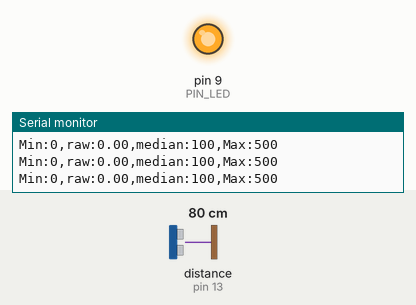
Simulated run of this sketch. Board: Arduino Uno, built with avr-gcc and run on an emulated ATmega328P. Shown: output pins drawn as LEDs (lit = HIGH), the last lines printed to the serial monitor. Wiring (inferred from the names in the program): ultrasonic range finder: trigger pin 12; echo pin 13. The test bench sets the inputs (shaded band); at power-on: distance to the obstacle (sensor on pin 13) 80 cm. The echo pulse lasts 58.3 µs per cm; pins used as bus, display or sensor lines are not drawn.

Above: at 1.2 s.
1.3 s: distance to the obstacle (sensor on pin 13) set to 34 cm
2.8 s: distance to the obstacle (sensor on pin 13) set to 28 cm
At 3.2 s:
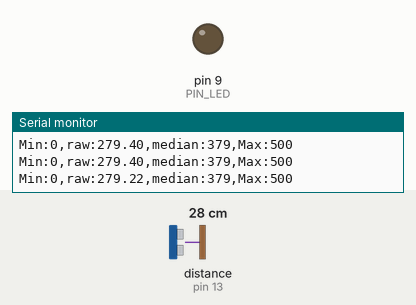
4.3 s: distance to the obstacle (sensor on pin 13) set to 12 cm
5.8 s: distance to the obstacle (sensor on pin 13) set to 9 cm
At 6.7 s:
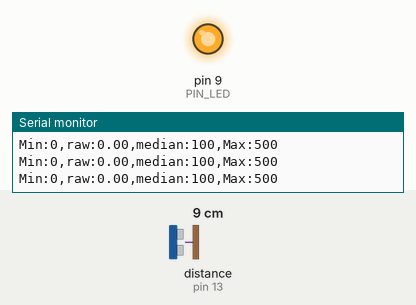
7.3 s: distance to the obstacle (sensor on pin 13) set to 18 cm
At 7.8 s:
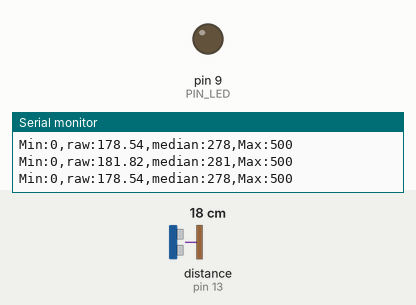
Timing chart, 0 to 9.8 s (numbered marks = the images above; inputs shaded):
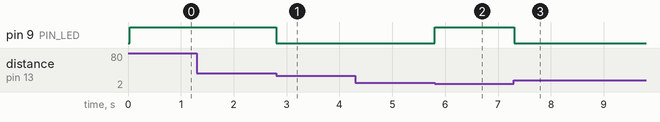

Measured:
- the behaviour switches between 31 and 30 cm on distance to the obstacle (sensor on pin 13) (found by bisection; images 0 and 1)
- the behaviour switches between 11 and 10 cm on distance to the obstacle (sensor on pin 13) (found by bisection; images 1 and 2)
- after the input at 2.8 s, pin 9 (PIN_LED): HIGH → LOW at once
- after the input at 5.8 s, pin 9 (PIN_LED): LOW → HIGH at once
- after the input at 7.3 s, pin 9 (PIN_LED): HIGH → LOW at once

The sketch:

09_example_1.ino
```cpp
// Arduino pin assignment
#define PIN_LED 9
#define PIN_TRIG 12
#define PIN_ECHO 13

// configurable parameters
#define SND_VEL 346.0 // sound velocity at 24 celsius degree (unit: m/s)
#define INTERVAL 25 // sampling interval (unit: ms)
#define _DIST_MIN 100 // minimum distance to be measured (unit: mm)
#define _DIST_MAX 300 // maximum distance to be measured (unit: mm)
#define _DIST_ALPHA 0.5 // EMA weight of new sample (range: 0 to 1). Setting this value to 1 effectively disables EMA filter.
#define N 3 //N = 3, 10, 30

// global variables
float timeout; // unit: us
float dist_min, dist_max, dist_raw, alpha, median; // unit: mm
unsigned long last_sampling_time; // unit: ms
float scale; // used for pulse duration to distance conversion
float med[N+1];
float tmp[N];

void setup() {
// initialize GPIO pins
  pinMode(PIN_LED,OUTPUT);
  pinMode(PIN_TRIG,OUTPUT);
  digitalWrite(PIN_TRIG, LOW);
  pinMode(PIN_ECHO,INPUT);

// initialize USS related variables
  dist_min = _DIST_MIN;
  dist_max = _DIST_MAX;
  alpha = _DIST_ALPHA;
  timeout = (INTERVAL / 2) * 1000.0; // precalculate pulseIn() timeout value. (unit: us)
  dist_raw = 0.0; // raw distance output from USS (unit: mm)
  scale = 0.001 * 0.5 * SND_VEL;

// initialize serial port
  Serial.begin(57600);

// initialize last sampling time
  last_sampling_time = 0;
}

void loop() {
// wait until next sampling time.
// millis() returns the number of milliseconds since the program started. Will overflow after 50 days.
  if(millis() < last_sampling_time + INTERVAL) return;

// get a distance reading from the USS
  dist_raw = USS_measure(PIN_TRIG,PIN_ECHO);
  med[N] = dist_raw;
  median = dist_raw;

  for(int i =0; i < N; i++){
    med[i] = med[i + 1];
    tmp[i] = med[i];
  }

  if(dist_raw == 0){
    for(int i = 0; i < N - 1; i++){
      for(int j = 0; j < N - 1; j++){
        if(tmp[j] > tmp[j + 1]){
          int temp = tmp[j];
          tmp[j] = tmp[j + 1];
          tmp[j + 1] = temp;
        }
      }
    }
    if(N%2 == 0) {
      median = (tmp[N/2] + tmp[N/2 + 1])/2;
    }
    else if(N%2 == 1) {
      median = tmp[N/2 + 1];
    }
  }

// output the read value to the serial port
  Serial.print("Min:0,");
  Serial.print("raw:");
  Serial.print(dist_raw);
  Serial.print(",");
  Serial.print("median:");
  Serial.print(map(median,0,400,100,500));
  Serial.print(",");
  Serial.println("Max:500");

// turn on the LED if the distance is between dist_min and dist_max
  if(dist_raw < dist_min || dist_raw > dist_max) {
    analogWrite(PIN_LED, 255);
  }
  else {
    analogWrite(PIN_LED, 0);
  }

// update last sampling time
  last_sampling_time += INTERVAL;
}

// get a distance reading from USS. return value is in millimeter.
float USS_measure(int TRIG, int ECHO)
{
  float reading;
  digitalWrite(TRIG, HIGH);
  delayMicroseconds(10);
  digitalWrite(TRIG, LOW);
  reading = pulseIn(ECHO, HIGH, timeout) * scale; // unit: mm
  if(reading < dist_min || reading > dist_max) reading = 0.0; // return 0 when out of range.
  return reading;
}
```
